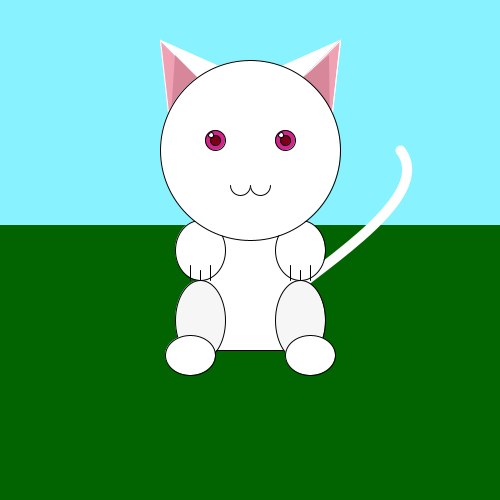
Frame 1 (no input)
Frame 60 (the mouse pressed at the canvas centre just before this capture): identical to frame 1, image omitted
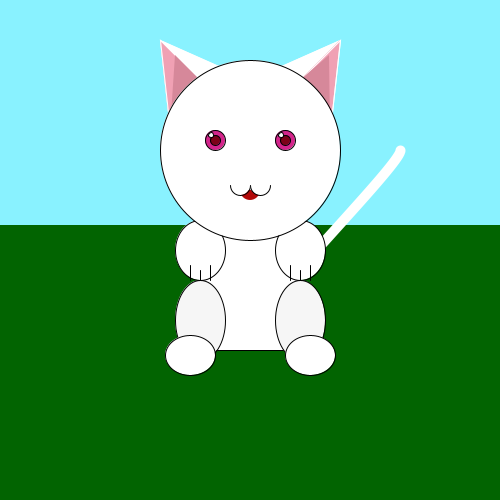
Frame 120 (the mouse held since frame 60 and released just before this capture)

The Processing sketch that drew these frames (run headless with seeded random() and noise(); from frame 60 on, the mouse is pressed at the canvas centre):

// Processing sketch: processing_23972
// ── processing_23972.pde

void setup(){
  size(500,500);
  background(175);
}

int value = 0; 

void draw(){
background(137,242,255);

//land
noStroke();
fill(2,100,1);
rectMode(CENTER);  
rect(250,375,500,300);

smooth();
noFill();
strokeWeight(10); 
stroke(255);
curve(250,400,250,330,400,150,mouseX,mouseY);



//ears
smooth();
strokeWeight(1);
fill(255);
triangle(170,130,160,40,250,80);
triangle(330,130,340,40,250,80);
//inner ears
fill(240,161,180);
triangle(170,130,160,40,200,80);
triangle(330,130,340,40,300,80);
//inner ears shading
noStroke();
fill(214,136,154);
triangle(170,130,175,55,200,80);
triangle(330,130,329,55,300,80);

//body
stroke(0);
fill(255);
rectMode(CENTER);
rect(250,250,100,200);

//legs
ellipseMode(CENTER);

fill(246);
ellipse(300,320,50,80);
ellipse(200,320,50,80);
fill(255);
ellipse(310,355,50,40);
ellipse(190,355,50,40);

ellipse(300,250,50,60);
ellipse(200,250,50,60);
line(200,270,200,280);
line(300,270,300,280);
line(190,265,190,280);
line(290,265,290,280);
line(210,265,210,280);
line(310,265,310,280);

//head
stroke(0);
fill(255);
smooth();
ellipse(250,150,180,180);
//body

//eyes
fill(211,36,139);
ellipseMode(CENTER);
ellipse(215,140,20,20);
ellipse(285,140,20,20);

//iris
fill(124,1,24);
ellipse(215,140,10,10);
ellipse(285,140,10,10);

//reflection
fill(255);
ellipse(211,135,5,5);
ellipse(281,135,5,5);
//mouth
  

if (mousePressed == true)
{fill(178,9,9);}
else{noFill();}
noStroke();
arc(250,190,20,20,0,PI);

fill(255);
stroke(0);
arc(240,185,20,20,0,PI);
arc(260,185,20,20,0,PI);



}



                
